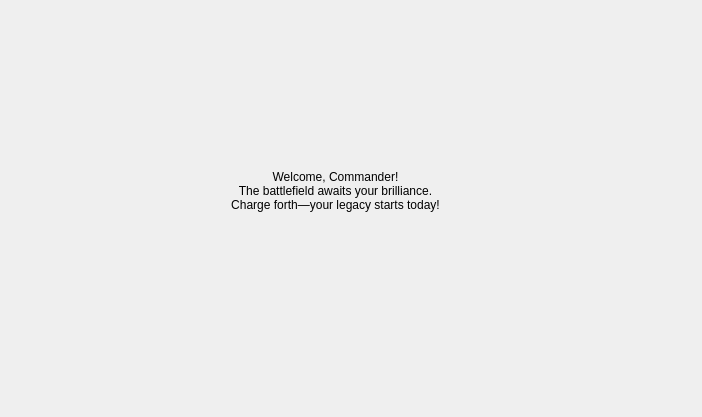
<?xml version="1.0" encoding="UTF-8"?>
<ui version="4.0">
 <class>splash</class>
 <widget class="QWidget" name="splash">
  <property name="geometry">
   <rect>
    <x>0</x>
    <y>0</y>
    <width>702</width>
    <height>417</height>
   </rect>
  </property>
  <property name="windowTitle">
   <string>Form</string>
  </property>
  <property name="autoFillBackground">
   <bool>false</bool>
  </property>
  <property name="styleSheet">
   <string notr="true"/>
  </property>
  <widget class="QLabel" name="labell2">
   <property name="geometry">
    <rect>
     <x>60</x>
     <y>90</y>
     <width>551</width>
     <height>201</height>
    </rect>
   </property>
   <property name="text">
    <string>Welcome, Commander!
The battlefield awaits your brilliance.
Charge forth—your legacy starts today!</string>
   </property>
   <property name="alignment">
    <set>Qt::AlignmentFlag::AlignCenter</set>
   </property>
  </widget>
 </widget>
 <resources/>
 <connections/>
</ui>
